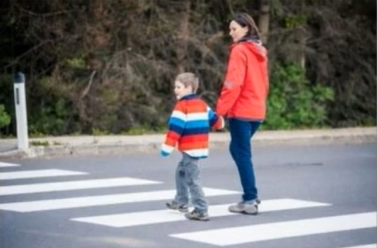
#> input picture DeepLearning/ObjectDetection/pedestrianDetection/src/pedestrian2.png, 377 x 248 px, found by its file name
$ jupyter execute yayaTespiti.ipynb
#> lines starting #> are read from the running program, lines starting #| are printed output that depends on the picture; after the words box and inside, x2 and y2 are one past the last pixel; in counts of white or black regions, pixels touching at a corner belong together
[cell 1]
import cv2  #gerekli kütüphaneyi import ediyoruz

hog = cv2.HOGDescriptor() #HOG'u tanımlıyoruz
hog.setSVMDetector(cv2.HOGDescriptor_getDefaultPeopleDetector())

image = cv2.imread('D:/examples_forDeepLearning/ObjectDetection/pedestrianDetection/src/pedestrian2.png')  #resmimizi içe aktarıp okuyoruz
#> image is the input picture: shape (248, 377, 3); mean B, G, R 114, 114.5, 118.9

(rects,weights) = hog.detectMultiScale(image,padding= (8,8),scale = 1.10) #resimde 8 ' e 8 lik pencerelerle dolaşıyoruz ve yayanın koordinatlarını döndürüyoruz
#> rects = [[138, 41, 103, 206], [189, 4, 110, 220]]; weights = [0.967, 0.964]

for (x,y,w,h) in rects:   #bulduğumz koordinatları çiziyoruz
    cv2.rectangle(image,(x,y),(x+w,y+h),(0,255,0),2)
#> this loop made 2 passes
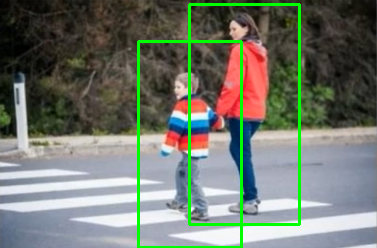
#> image: shape (248, 377, 3); 3.96% of pixels changed, all inside (x1, y1, x2, y2) = (137, 3, 301, 248)

cv2.imshow('detection',image) #ve resmi imshowluyourz
cv2.waitKey(0)
cv2.destroyAllWindows()


$ run again, with DeepLearning/ObjectDetection/pedestrianDetection/src/pedestrian1.png copied over DeepLearning/ObjectDetection/pedestrianDetection/src/pedestrian2.png
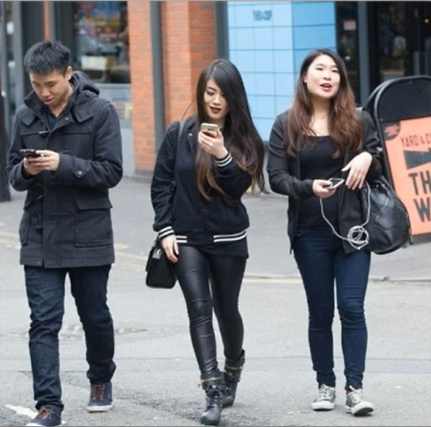
#> input picture DeepLearning/ObjectDetection/pedestrianDetection/src/pedestrian1.png, 431 x 427 px, found by its file name
#> image is the input picture: shape (427, 431, 3); mean B, G, R 124.8, 119.9, 118.6
#> rects = [[117, 67, 182, 360]]; weights = [0.9]
#> the loop `for (x,y,w,h) in rects:` made 1 pass
#> after the loop `for (x,y,w,h) in rects:`:
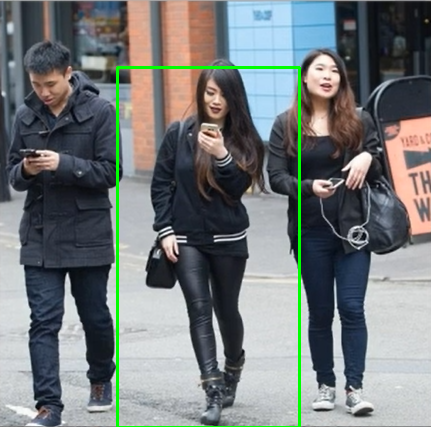
#> image: shape (427, 431, 3); 1.56% of pixels changed, all inside (x1, y1, x2, y2) = (116, 66, 301, 427)
